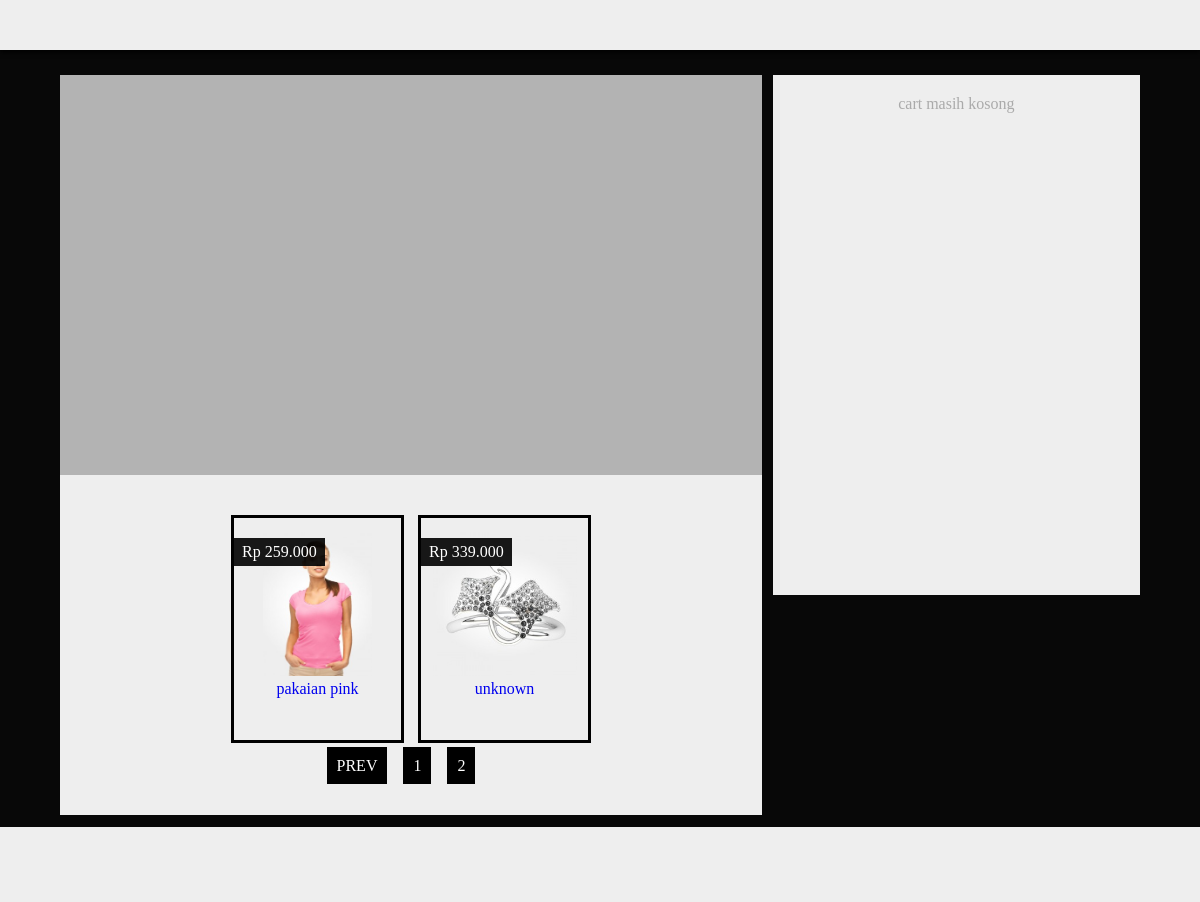
Screenshot of /?page=2 with the database file from the repository.
### tables this page shows
CREATE TABLE IF NOT EXISTS `tblbarang` (
  `idBarang` varchar(10) NOT NULL,
  `namaBarang` varchar(100) NOT NULL,
  `deskripsi` text NOT NULL,
  `kategori` varchar(100) NOT NULL,
  `jumlah` int(11) NOT NULL,
  `harga` float NOT NULL,
  `foto` varchar(100) NOT NULL,
  PRIMARY KEY (`idBarang`)
);

### function/cart.php (the view, shortened to what this page needs)
<?php
	require_once('connect/connect.php');
	function cart(){
		global $connect;
		if(isset($_SESSION['cart']) and !empty($_SESSION['cart'])) {
			echo "
				<table>
				<tr>
					<th>Nama Barang</th>
					<th>Jumlah</th>
					<th>Total Harga</th>
				</tr>
			";
			foreach($_SESSION['cart'] as $name => $value){
				$query = "SELECT * FROM tblbarang WHERE idBarang = '$name'";
				$result = $connect -> query($query);
				if($_SESSION['cart'][$name]['jumlah'] > 0){
					while($row = $result -> fetch_assoc()){
						$sub = $value['jumlah'] * $row['harga'];
						$_SESSION['cart'][$name]['harga'] = $sub;
						echo "<tr><td>";
						echo $row['namaBarang'];
						echo "</td><td>";
						echo "<a href='?beli=".$row['idBarang']."'>[+]</a> ".$value['jumlah']." <a href='?remove=".$row['idBarang']."'>[-]</a>";
						echo "</td><td>";
						echo "Rp " . number_format($sub,0,',','.');
						echo "</td></tr>";
					}
				}
				else {
					unset($_SESSION['cart'][$name]);
					die();
				}
			}
			function multi_array($total, $next) {
				$total += $next['harga'];
				return $total;
			}
			$totalCost = array_reduce($_SESSION['cart'],'multi_array');
			echo "
				<tr>
					<th colspan='2'>Jumlah Keseluruhan</th>
					<td>Rp " .
						number_format($totalCost,0,',','.').
					"</td>
				</tr>
				</table>
				<a href='?checkOut'>Check Out</a>
			";
		}
		else {
			echo "cart masih kosong";
		}
	}
	function products(){
		global $connect, $mulai, $data;
		$query = ("SELECT * FROM tblbarang WHERE jumlah > 0 ORDER BY namaBarang ASC LIMIT $mulai,$data");
		$result= $connect->query($query);
		if($result->num_rows){
			while($row = $result->fetch_array()){
				echo "<article>";
				echo "<img src='admin/".$row[6]."'/>";
				echo "<a href='#'>".$row[1]."</a>";
				echo "<span>Rp ".number_format($row[5],0,',','.')."</span>";
				echo "</article>";
			}
		}else{
			echo "Stok Kosong";
		}
	}
?>

### style/main.css (style rules this page uses)
body { margin: 0; height: 100%; background: #080808; }
a { text-decoration: none; }
.main article article { text-align: center; display: inline-block; position: relative; width: 160px; padding: 2% 0.5% 6%; margin: 0 1% 2%; border: 3px solid #000; transition: 5s; -webkit-transition: 5s; }
.main article img { max-width: 90%; max-height: 144px; }
.main article span { display: block; position: absolute; top: 20px; left: 0; padding: 5px 8px; background: rgba(0,0,0,.9); color: white; }
.main a { display: block; }

### rows the page displays
tblbarang: foto (picture), namaBarang "pakaian pink", harga "259.000"
tblbarang: foto (picture), namaBarang "unknown", harga "339.000"
